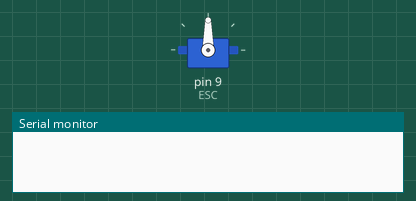
Simulated run of this sketch. Board: Arduino Uno, built with avr-gcc and run on an emulated ATmega328P. Shown: servo, the last lines printed to the serial monitor.

Above: at 0.1 s.
At 4.6 s:
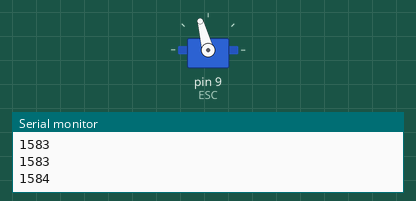
At 9.2 s:
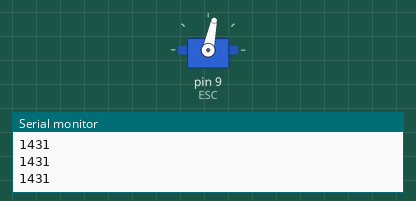
Timing chart, 0 to 12.7 s (numbered marks = the images above):
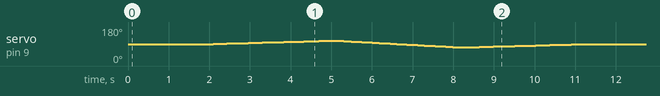

The sketch:

rampTest.ino
```cpp
#include <Servo.h>

Servo ESC;
const int minPulse = 1400;
const int midPulse = 1500;
const int maxPulse = 1600;
const int duration = 3000; // 3 seconds in milliseconds
const int stepDelay = 10;  // ms between steps

void setup() {
  Serial.begin(9600);
  ESC.attach(9, 1000, 2000);
  delay(2000); // give ESC time to initialize
  rampPulse(midPulse, maxPulse, duration); // 1500 to 1600
  rampPulse(maxPulse, minPulse, duration); // 1600 to 1400
  rampPulse(minPulse, midPulse, duration); // 1400 to 1500
  ESC.writeMicroseconds(1500);
  delay(2000); // wait 2 seconds before repeating
}

void loop() {
}

void rampPulse(int startVal, int endVal, int totalTime) {
  int steps = totalTime / stepDelay;
  float delta = (float)(endVal - startVal) / steps;

  for (int i = 0; i <= steps; i++) {
    int pwmValue = startVal + delta * i;
    ESC.writeMicroseconds(pwmValue);
    Serial.println(pwmValue);
    delay(stepDelay);
  }
}
```
